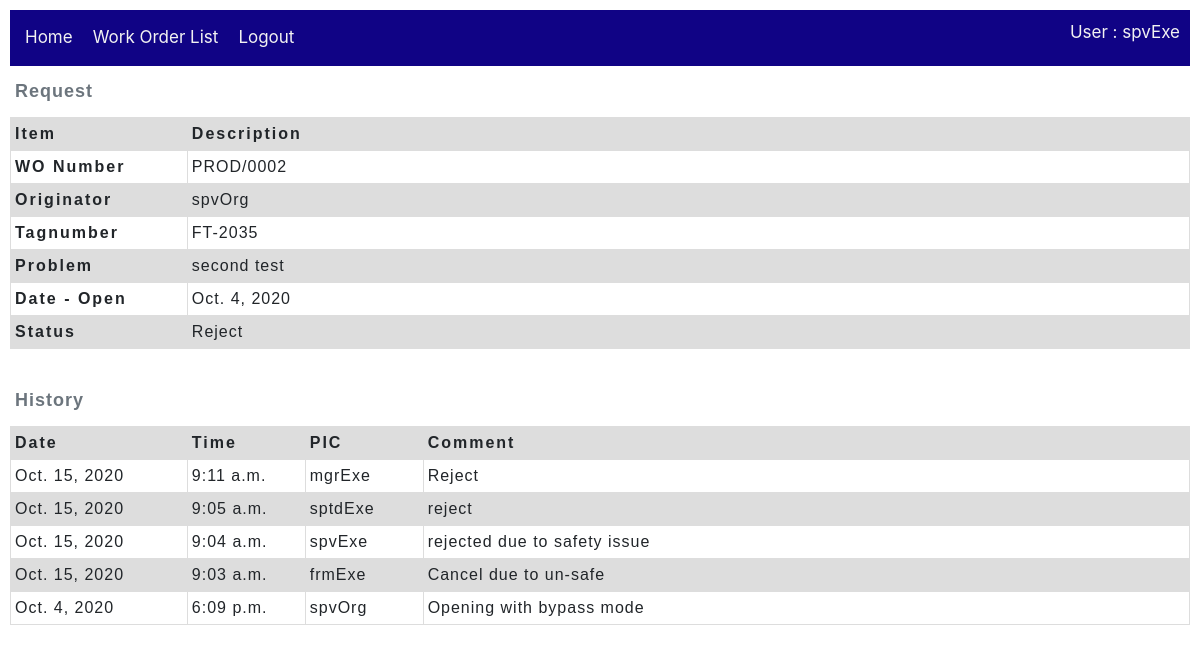
Screenshot of /work_order/detail/2 (signed in) with the database file from the repository.
### accounts/models.py (models this page shows, shortened)
class CmmsUser(AbstractUser):
    forward_path = models.IntegerField(null=True)#CmmsUser.id
    reverse_path = models.IntegerField(null=True)#CmmsUser.id
    actions = models.ManyToManyField(Action, help_text='Select actions')
    section = models.ForeignKey('Section', on_delete=models.SET_NULL, null=True)
    def __str__(self):
        return self.username

class Action(models.Model):
    name = models.CharField(max_length=20, null=True, help_text='Enter name of Action(eg. Open, Close, Reject...)')
    description = models.CharField(max_length=100, null=True, help_text='Enter description of Action')
    mode = models.ForeignKey('Mode', on_delete=models.SET_NULL, null=True)
    category = models.ForeignKey('Category', on_delete=models.SET_NULL, null=True)
    class Meta:
        ordering = ['name']

### work_order/models.py (models this page shows, shortened)
class Work_order(models.Model):
    wo_number = models.CharField(max_length=20, null=True)
    tagnumber = models.CharField(max_length=50, null=True)
    problem = models.TextField(max_length=1000, null=True)
    originator = models.ForeignKey(CmmsUser,
        on_delete=models.SET_NULL,
        null=True)
    dest_section = models.ForeignKey(Section,
        on_delete=models.SET_NULL,
        null=True)
    date_open = models.DateField()
    date_finish = models.DateField(null=True)
    status = models.ForeignKey(Action,
        on_delete=models.SET_NULL,
        null=True)
    priority = models.ForeignKey(Wo_priority,
        on_delete=models.SET_NULL,
        null=True)
    current_user_id = models.IntegerField(null=True)
    executor_user_id = models.IntegerField(null=True)
    class Meta:
        ordering = ['originator','status','wo_number']

class Wo_journal(models.Model):
    comment = models.CharField(max_length=200, null=True)
    date = models.DateField(null=True)
    time = models.TimeField(null=True)
    concern_user = models.ForeignKey(CmmsUser,
        on_delete=models.SET_NULL,
        null=True)
    work_order = models.ForeignKey(Work_order,
        on_delete=models.SET_NULL,
        null=True)
    action = models.ForeignKey(Action,
        on_delete=models.SET_NULL,
        null=True)
    class Meta:
        ordering = ['-date', '-time']

### work_order/views.py (the view)
# urls.py: path('detail/<int:pk>', views.Work_orderDetailView.as_view(), name='work_order-detail'),
class Work_orderDetailView(LoginRequiredMixin, generic.DetailView):
    model = Work_order #prinsipnya dengan ini saja sdh cukup, namun kita perlu tambahan info di bawah ini
    def get_context_data(self, **kwargs):
        context = super().get_context_data(**kwargs)
        woDetail = context.get('object', None)
        if woDetail:
            wo_current_user_id = woDetail.current_user_id
            userId = self.request.user.id
            allowAction = False
            if wo_current_user_id == userId:
                allowAction = True
            context['allowAction'] = allowAction
            context['woPK'] = woDetail.id
            context['journal_list'] = Wo_journal.objects.filter(work_order=woDetail.id)
            FINISH_LIST = ['Finish', 'Complete', 'Close']
            if woDetail.status.name in FINISH_LIST:
                context['Wo_instruction'] = Wo_instruction.objects.get(work_order=woDetail)
                context['Wo_completion'] = Wo_completion.objects.get(work_order=woDetail)
                context['Wo_complete_report'] = True
        return context

### work_order/templates/work_order/work_order_detail.html (shortened to what this page needs)
{% extends "base_work_order.html" %}
{% block content %}
  {% include 'work_order/includes/Wo_request.html' %}
  {% include 'work_order/includes/Wo_inprogress.html' %}
  {% include 'work_order/includes/Wo_hystory.html' %}
{% endblock %}

### work_order/templates/base_work_order.html (shortened to what this page needs)
{% extends "base_cmms.html" %}
{% block topMenu %}
<div class="topnav">
    <ul>
        <li><a href="{% url 'home-cmms' %}">Home</a></li>
        {% if user.is_authenticated %}
            <li><a href="{% url 'work_order:work_orders'%}">Work Order List</a></li>
            <li><a href="{% url 'logout'%}?next={{request.path}}">Logout</a></li>
        {% else %}
            <li><a href="{% url 'login'%}?next={{request.path}}">Login</a></li>
        {% endif %}
        {% if user.is_authenticated %}
            <li style="float: right;">User : {{ user.get_username }}</li>
        {% endif %}
    </ul>
</div>
{% endblock topMenu %}

### work_order/templates/work_order/includes/Wo_request.html
{% block content %}
    <table class="WoHeader">
        <caption>Request</caption>
        <thead>
            <tr>
                <th scope="col">Item</th>
                <th scope="col">Description</th>
            </tr>
        </thead>
        <tbody>
            <tr>
                <th scope="row">WO Number</th>
                <td>{{ work_order.wo_number }}</td>
            </tr>
            <tr>
                <th scope="row">Originator</th>
                <td>{{ work_order.originator }}</td>
            </tr>
            <tr>
                <th scope="row">Tagnumber</th>
                <td>{{ work_order.tagnumber }}</td>
            </tr>
            <tr>
                <th scope="row">Problem</th>
                <td>{{ work_order.problem }}</td>
            </tr>
            <tr>
                <th scope="row">Date - Open</th>
                <td>{{ work_order.date_open }}</td>
            </tr>
            <tr>
                <th scope="row">Status</th>
                <td>{{ work_order.status.name }}</td>
            </tr>
        </tbody>
    </table>
{% endblock %}

### work_order/templates/work_order/includes/Wo_hystory.html
{% block content %}
    {% if journal_list %}
        <table class="WoHistory">
            <caption>History</caption>
            <thead>
                <tr>
                <th scope="col">Date</th>
                <th scope="col">Time</th>
                <th scope="col">PIC</th>
                <th scope="col">Comment</th>
                </tr>
            </thead>
            <tbody>
                {% for journal in journal_list %}
                <tr>
                    <td>
                    {{journal.date}}
                    </td>
                    <td>
                    {{journal.time}}
                    </td>
                    <td>
                    {{journal.concern_user}}
                    </td>
                    <td>
                    {{journal.comment}}
                    </td>
                </tr>
                {% endfor %}
            </tbody>
        </table>
    {% else %}
        <p>There are no histories</p>
    {% endif %}
{% endblock %}

### static/css/styles.css (style rules this page uses)
* { padding: 5px; }
.topnav { overflow: hidden; background-color: rgb(16, 3, 133); }
.topnav ul { list-style-type: none; margin: 0; padding: 0; overflow: hidden; background-color: rgb(16, 3, 133); }
.topnav ul li { float: left; color: #f2f2f2; text-align: center; padding: 5px; text-decoration: none; font-size: 17px; }
.topnav ul li a { float: left; color: #f2f2f2; text-align: center; padding: 5px; text-decoration: none; font-size: 17px; }
* { box-sizing: border-box; }
table { table-layout: fixed; width: 100%; border-collapse: collapse; }
caption { font-family: sans-serif; font-size: 18px; font-weight: bold; caption-side: top; text-align: left; letter-spacing: 1px; }
td, th { border: 1px solid #dddddd; text-align: left; padding: 4px; }
th { letter-spacing: 2px; }
td { letter-spacing: 1px; }
thead th { background-color: #dddddd; }
tr:nth-child(even) { background-color: #dddddd; }
table.WoHeader { font-family: arial, sans-serif; }
table.WoHeader thead th:nth-child(1) { width: 15%; }
table.WoHistory { font-family: arial, sans-serif; }
table.WoHistory thead th:nth-child(1) { width: 15%; }
table.WoHistory thead th:nth-child(2) { width: 10%; }
table.WoHistory thead th:nth-child(3) { width: 10%; }

### rows the page displays
CmmsUser: get_username "spvExe"
Work_order: wo_number "PROD/0002", originator "spvOrg", tagnumber "FT-2035", problem "second test", date_open "Oct. 4, 2020", status.name "Reject"
Wo_journal: date "Oct. 15, 2020", time "9:11 a.m.", concern_user "mgrExe", comment "Reject"
Wo_journal: date "Oct. 15, 2020", time "9:05 a.m.", concern_user "sptdExe", comment "reject"
Wo_journal: date "Oct. 15, 2020", time "9:04 a.m.", concern_user "spvExe", comment "rejected due to safety issue"
Wo_journal: date "Oct. 15, 2020", time "9:03 a.m.", concern_user "frmExe", comment "Cancel due to un-safe"
Wo_journal: date "Oct. 4, 2020", time "6:09 p.m.", concern_user "spvOrg", comment "Opening with bypass mode"
